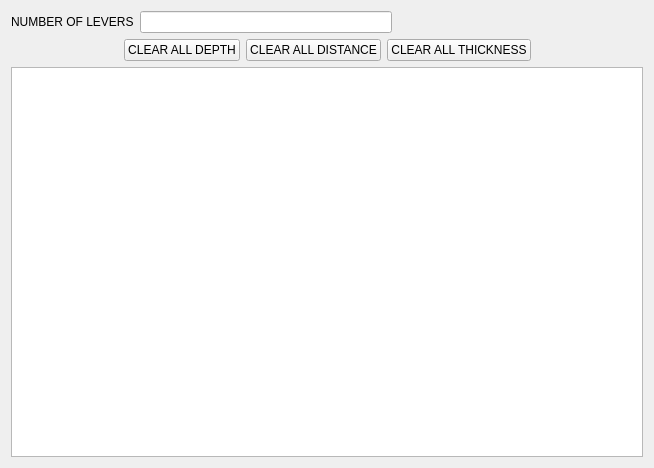
<?xml version="1.0" encoding="UTF-8"?>
<ui version="4.0">
 <class>LeverTableWidget</class>
 <widget class="QWidget" name="LeverTableWidget">
  <property name="geometry">
   <rect>
    <x>0</x>
    <y>0</y>
    <width>654</width>
    <height>468</height>
   </rect>
  </property>
  <property name="windowTitle">
   <string>Form</string>
  </property>
  <layout class="QGridLayout" name="gridLayout">
   <item row="0" column="0">
    <layout class="QVBoxLayout" name="verticalLayout">
     <item>
      <layout class="QHBoxLayout" name="horizontalLayout">
       <item>
        <widget class="QLabel" name="label">
         <property name="text">
          <string>NUMBER OF LEVERS</string>
         </property>
        </widget>
       </item>
       <item>
        <widget class="QLineEdit" name="lineEdit"/>
       </item>
       <item>
        <spacer name="horizontalSpacer_3">
         <property name="orientation">
          <enum>Qt::Horizontal</enum>
         </property>
         <property name="sizeHint" stdset="0">
          <size>
           <width>40</width>
           <height>20</height>
          </size>
         </property>
        </spacer>
       </item>
      </layout>
     </item>
     <item>
      <layout class="QHBoxLayout" name="horizontalLayout_2">
       <item>
        <spacer name="horizontalSpacer">
         <property name="orientation">
          <enum>Qt::Horizontal</enum>
         </property>
         <property name="sizeHint" stdset="0">
          <size>
           <width>40</width>
           <height>20</height>
          </size>
         </property>
        </spacer>
       </item>
       <item>
        <widget class="QPushButton" name="pushButton">
         <property name="text">
          <string>CLEAR ALL DEPTH</string>
         </property>
        </widget>
       </item>
       <item>
        <widget class="QPushButton" name="pushButton_2">
         <property name="text">
          <string>CLEAR ALL DISTANCE</string>
         </property>
        </widget>
       </item>
       <item>
        <widget class="QPushButton" name="pushButton_3">
         <property name="text">
          <string>CLEAR ALL THICKNESS</string>
         </property>
        </widget>
       </item>
       <item>
        <spacer name="horizontalSpacer_2">
         <property name="orientation">
          <enum>Qt::Horizontal</enum>
         </property>
         <property name="sizeHint" stdset="0">
          <size>
           <width>40</width>
           <height>20</height>
          </size>
         </property>
        </spacer>
       </item>
      </layout>
     </item>
    </layout>
   </item>
   <item row="1" column="0">
    <layout class="QVBoxLayout" name="verticalLayout_3">
     <item>
      <widget class="QTableView" name="tableView"/>
     </item>
    </layout>
   </item>
  </layout>
 </widget>
 <resources/>
 <connections/>
</ui>
